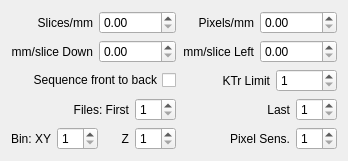
          <widget class="QWidget" name="tabSettings" >
           <attribute name="title" >
            <string>Settings</string>
           </attribute>
           <layout class="QHBoxLayout" >
            <item>
             <layout class="QGridLayout" >
              <item row="0" column="0" >
               <layout class="QHBoxLayout" >
                <item>
                 <widget class="QLabel" name="label_9" >
                  <property name="text" >
                   <string>Slices/mm</string>
                  </property>
                  <property name="alignment" >
                   <set>Qt::AlignRight|Qt::AlignTrailing|Qt::AlignVCenter</set>
                  </property>
                 </widget>
                </item>
                <item>
                 <widget class="QDoubleSpinBox" name="Slices_Per_MM" >
                  <property name="sizePolicy" >
                   <sizepolicy vsizetype="Fixed" hsizetype="Fixed" >
                    <horstretch>0</horstretch>
                    <verstretch>0</verstretch>
                   </sizepolicy>
                  </property>
                  <property name="buttonSymbols" >
                   <enum>QAbstractSpinBox::UpDownArrows</enum>
                  </property>
                  <property name="keyboardTracking" >
                   <bool>false</bool>
                  </property>
                  <property name="maximum" >
                   <double>10000.000000000000000</double>
                  </property>
                 </widget>
                </item>
               </layout>
              </item>
              <item row="0" column="1" >
               <layout class="QHBoxLayout" >
                <item>
                 <widget class="QLabel" name="label_3" >
                  <property name="text" >
                   <string>Pixels/mm</string>
                  </property>
                  <property name="alignment" >
                   <set>Qt::AlignRight|Qt::AlignTrailing|Qt::AlignVCenter</set>
                  </property>
                 </widget>
                </item>
                <item>
                 <widget class="QDoubleSpinBox" name="Pixels_Per_MM" >
                  <property name="sizePolicy" >
                   <sizepolicy vsizetype="Fixed" hsizetype="Fixed" >
                    <horstretch>0</horstretch>
                    <verstretch>0</verstretch>
                   </sizepolicy>
                  </property>
                  <property name="keyboardTracking" >
                   <bool>false</bool>
                  </property>
                  <property name="maximum" >
                   <double>10000.000000000000000</double>
                  </property>
                 </widget>
                </item>
               </layout>
              </item>
              <item row="1" column="0" >
               <layout class="QHBoxLayout" >
                <item>
                 <widget class="QLabel" name="label_10" >
                  <property name="text" >
                   <string>mm/slice Down</string>
                  </property>
                  <property name="alignment" >
                   <set>Qt::AlignRight|Qt::AlignTrailing|Qt::AlignVCenter</set>
                  </property>
                 </widget>
                </item>
                <item>
                 <widget class="QDoubleSpinBox" name="Edge_Down_MM" >
                  <property name="sizePolicy" >
                   <sizepolicy vsizetype="Fixed" hsizetype="Fixed" >
                    <horstretch>0</horstretch>
                    <verstretch>0</verstretch>
                   </sizepolicy>
                  </property>
                  <property name="keyboardTracking" >
                   <bool>false</bool>
                  </property>
                  <property name="maximum" >
                   <double>10000.000000000000000</double>
                  </property>
                 </widget>
                </item>
               </layout>
              </item>
              <item row="1" column="1" >
               <layout class="QHBoxLayout" >
                <item>
                 <widget class="QLabel" name="label_11" >
                  <property name="text" >
                   <string>mm/slice Left</string>
                  </property>
                  <property name="alignment" >
                   <set>Qt::AlignRight|Qt::AlignTrailing|Qt::AlignVCenter</set>
                  </property>
                 </widget>
                </item>
                <item>
                 <widget class="QDoubleSpinBox" name="Edge_Left_MM" >
                  <property name="sizePolicy" >
                   <sizepolicy vsizetype="Fixed" hsizetype="Fixed" >
                    <horstretch>0</horstretch>
                    <verstretch>0</verstretch>
                   </sizepolicy>
                  </property>
                  <property name="keyboardTracking" >
                   <bool>false</bool>
                  </property>
                  <property name="maximum" >
                   <double>10000.000000000000000</double>
                  </property>
                 </widget>
                </item>
               </layout>
              </item>
              <item row="2" column="0" >
               <widget class="QCheckBox" name="CheckMirror" >
                <property name="layoutDirection" >
                 <enum>Qt::RightToLeft</enum>
                </property>
                <property name="text" >
                 <string>Sequence front to back</string>
                </property>
               </widget>
              </item>
              <item row="2" column="1" >
               <layout class="QHBoxLayout" >
                <item>
                 <widget class="QLabel" name="label_12" >
                  <property name="text" >
                   <string>KTr Limit</string>
                  </property>
                  <property name="alignment" >
                   <set>Qt::AlignRight|Qt::AlignTrailing|Qt::AlignVCenter</set>
                  </property>
                 </widget>
                </item>
                <item>
                 <widget class="QSpinBox" name="MaxTrianglesSB" >
                  <property name="sizePolicy" >
                   <sizepolicy vsizetype="Fixed" hsizetype="Fixed" >
                    <horstretch>0</horstretch>
                    <verstretch>0</verstretch>
                   </sizepolicy>
                  </property>
                  <property name="keyboardTracking" >
                   <bool>false</bool>
                  </property>
                  <property name="minimum" >
                   <number>1</number>
                  </property>
                  <property name="maximum" >
                   <number>50000</number>
                  </property>
                 </widget>
                </item>
               </layout>
              </item>
              <item row="3" column="0" >
               <layout class="QHBoxLayout" >
                <item>
                 <widget class="QLabel" name="label_16" >
                  <property name="text" >
                   <string>Files: First</string>
                  </property>
                  <property name="alignment" >
                   <set>Qt::AlignRight|Qt::AlignTrailing|Qt::AlignVCenter</set>
                  </property>
                 </widget>
                </item>
                <item>
                 <widget class="QSpinBox" name="FirstFile" >
                  <property name="sizePolicy" >
                   <sizepolicy vsizetype="Fixed" hsizetype="Fixed" >
                    <horstretch>0</horstretch>
                    <verstretch>0</verstretch>
                   </sizepolicy>
                  </property>
                  <property name="keyboardTracking" >
                   <bool>false</bool>
                  </property>
                  <property name="minimum" >
                   <number>1</number>
                  </property>
                 </widget>
                </item>
               </layout>
              </item>
              <item row="3" column="1" >
               <layout class="QHBoxLayout" >
                <item>
                 <widget class="QLabel" name="label_17" >
                  <property name="text" >
                   <string>Last</string>
                  </property>
                  <property name="alignment" >
                   <set>Qt::AlignRight|Qt::AlignTrailing|Qt::AlignVCenter</set>
                  </property>
                 </widget>
                </item>
                <item>
                 <widget class="QSpinBox" name="LastFile" >
                  <property name="sizePolicy" >
                   <sizepolicy vsizetype="Fixed" hsizetype="Fixed" >
                    <horstretch>0</horstretch>
                    <verstretch>0</verstretch>
                   </sizepolicy>
                  </property>
                  <property name="keyboardTracking" >
                   <bool>false</bool>
                  </property>
                  <property name="minimum" >
                   <number>1</number>
                  </property>
                 </widget>
                </item>
               </layout>
              </item>
              <item row="4" column="0" >
               <layout class="QHBoxLayout" >
                <item>
                 <widget class="QLabel" name="label_13" >
                  <property name="text" >
                   <string>Bin: XY</string>
                  </property>
                  <property name="alignment" >
                   <set>Qt::AlignRight|Qt::AlignTrailing|Qt::AlignVCenter</set>
                  </property>
                 </widget>
                </item>
                <item>
                 <widget class="QSpinBox" name="DownsampleXY" >
                  <property name="sizePolicy" >
                   <sizepolicy vsizetype="Fixed" hsizetype="Fixed" >
                    <horstretch>0</horstretch>
                    <verstretch>0</verstretch>
                   </sizepolicy>
                  </property>
                  <property name="keyboardTracking" >
                   <bool>false</bool>
                  </property>
                  <property name="minimum" >
                   <number>1</number>
                  </property>
                  <property name="maximum" >
                   <number>10</number>
                  </property>
                 </widget>
                </item>
                <item>
                 <widget class="QLabel" name="label_14" >
                  <property name="text" >
                   <string>Z</string>
                  </property>
                  <property name="alignment" >
                   <set>Qt::AlignRight|Qt::AlignTrailing|Qt::AlignVCenter</set>
                  </property>
                 </widget>
                </item>
                <item>
                 <widget class="QSpinBox" name="DownsampleZ" >
                  <property name="sizePolicy" >
                   <sizepolicy vsizetype="Fixed" hsizetype="Fixed" >
                    <horstretch>0</horstretch>
                    <verstretch>0</verstretch>
                   </sizepolicy>
                  </property>
                  <property name="keyboardTracking" >
                   <bool>false</bool>
                  </property>
                  <property name="minimum" >
                   <number>1</number>
                  </property>
                  <property name="maximum" >
                   <number>10</number>
                  </property>
                 </widget>
                </item>
               </layout>
              </item>
              <item row="4" column="1" >
               <layout class="QHBoxLayout" >
                <item>
                 <widget class="QLabel" name="label_15" >
                  <property name="text" >
                   <string>Pixel Sens.</string>
                  </property>
                  <property name="alignment" >
                   <set>Qt::AlignRight|Qt::AlignTrailing|Qt::AlignVCenter</set>
                  </property>
                 </widget>
                </item>
                <item>
                 <widget class="QSpinBox" name="PixelSensitivity" >
                  <property name="sizePolicy" >
                   <sizepolicy vsizetype="Fixed" hsizetype="Fixed" >
                    <horstretch>0</horstretch>
                    <verstretch>0</verstretch>
                   </sizepolicy>
                  </property>
                  <property name="keyboardTracking" >
                   <bool>false</bool>
                  </property>
                  <property name="minimum" >
                   <number>1</number>
                  </property>
                  <property name="maximum" >
                   <number>10</number>
                  </property>
                 </widget>
                </item>
               </layout>
              </item>
             </layout>
            </item>
           </layout>
          </widget>
